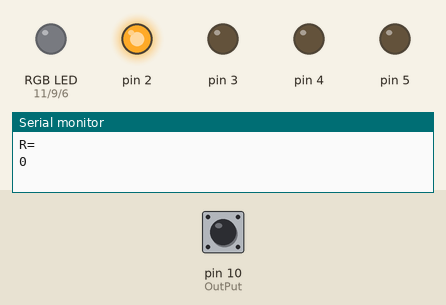
Simulated run of this sketch. Board: Arduino Uno, built with avr-gcc and run on an emulated ATmega328P. On the bench: an RGB LED mixed from three pins (HIGH = lit), output pins drawn as LEDs (lit = HIGH), the last lines printed to the serial monitor. Inputs (shaded band) come from the test bench; at power-on: pin 10 (OutPut) LOW.

Above: at 1.2 s.
1.3 s: pin 10 (OutPut) pulsed HIGH 5 times (0.12 s each, 0.3 s apart)
At 2.8 s:
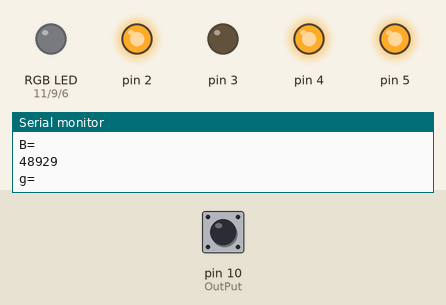
At 5.1 s:
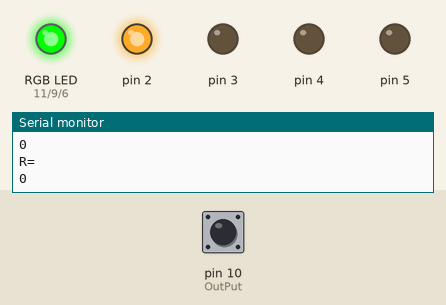
5.8 s: pin 10 (OutPut) pulsed HIGH 5 times (0.12 s each, 0.3 s apart)
At 11.3 s:
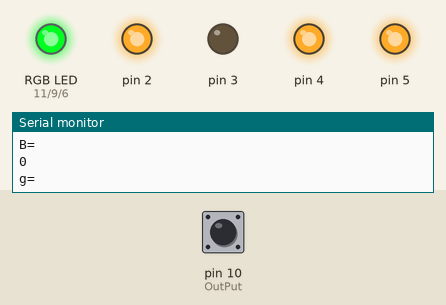
Timing chart, 0 to 19.3 s (numbered marks = the images above; inputs shaded):
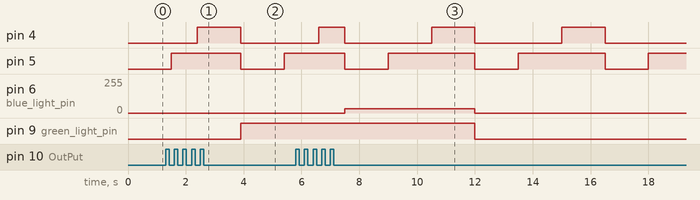

The sketch:

RGB.ino
```cpp
int OutPut= 10;
int red_light_pin= 11;
int green_light_pin = 9;
int blue_light_pin = 6;
unsigned int frequency1 = 0;
unsigned int frequency2 = 0;
unsigned int frequency3 = 0;

void RGB_color(int red_light_value, int green_light_value, int blue_light_value)
 {
  analogWrite(red_light_pin, red_light_value);
  analogWrite(green_light_pin, green_light_value);
  analogWrite(blue_light_pin, blue_light_value);
}


void setup()

{     Serial.begin(9600);
                pinMode(2, OUTPUT);
                pinMode(3, OUTPUT);
                pinMode(4, OUTPUT);
                pinMode(5, OUTPUT);
                pinMode(10, INPUT);
                digitalWrite(2,HIGH);
                digitalWrite(3,LOW);
                 pinMode(red_light_pin, OUTPUT);
  pinMode(green_light_pin, OUTPUT);
  pinMode(blue_light_pin, OUTPUT);

}
void loop()

{ RGB_color(frequency1,frequency2,frequency3);
//RGB_color(0,0,255);
          Serial.println("R=");
                digitalWrite(4,LOW);
                digitalWrite(5,LOW);
                frequency1 = pulseIn(OutPut, LOW);
                Serial.println(frequency1);
                delay(500);
               Serial.println("B=");
                digitalWrite(4,LOW);
                digitalWrite(5,HIGH);
                frequency2 = pulseIn(OutPut, LOW);
                Serial.println(frequency2);
                delay(500);

               Serial.println("g=");
                digitalWrite(4,HIGH);
                digitalWrite(5,HIGH);// setting for GREEN color sensor
                frequency3 = pulseIn(OutPut, LOW);// reading frequency
                Serial.println(frequency3);
                delay(500);

}
```

Measured:
- after the input at 1.3 s, pin 9 (green_light_pin): LOW → HIGH after 2.6 s
- after the input at 5.8 s, pin 6 (blue_light_pin): 0/255 → 33/255 after 1.7 s, → 0/255 4.5 s later; pin 9 (green_light_pin): HIGH → LOW after 6.2 s instead of 2.6 s
- by itself, pin 4: repeats every 4.5 s: LOW 3.0 s, HIGH 1.5 s
- by itself, pin 5: alternates HIGH for 3.0 s and LOW for 1.5 s
